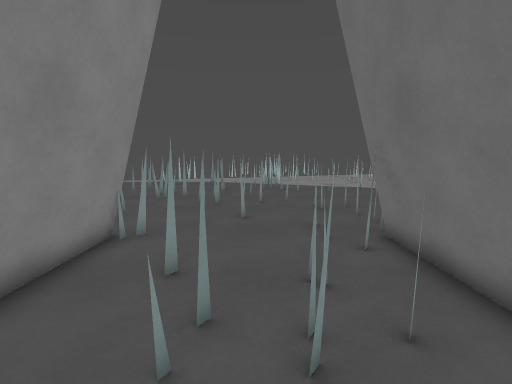
View 1 (above)

24 first-person views from a walk through a level from a Godot 3-D game. The camera is 1.4 m above the floor, tilts 8° down and sees 90° across. The floor is counted in squares, 0.61 m on a side. Each view is taken from the middle of a square. On the plan, view 1 faces up. The plan holds only what a view shows up to about 17 squares ahead; the rest is blank. The place goes on beyond the plan.

View 2
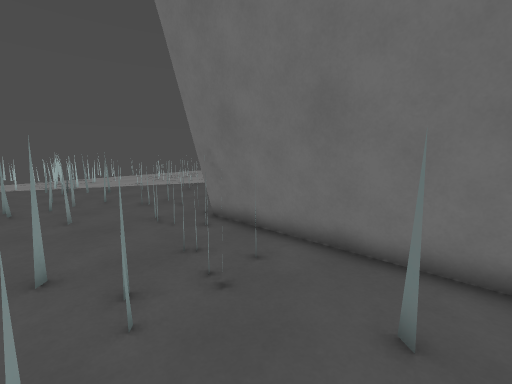

View 3
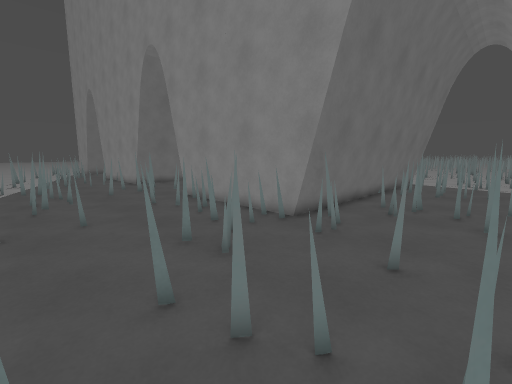

View 4
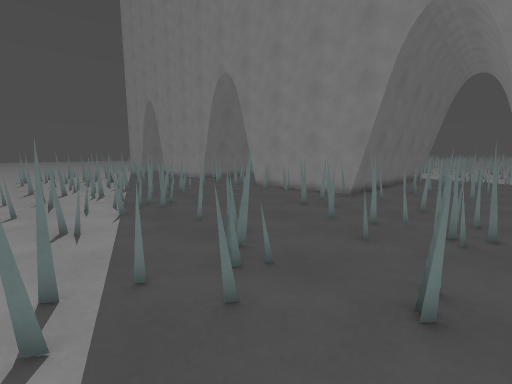

View 5
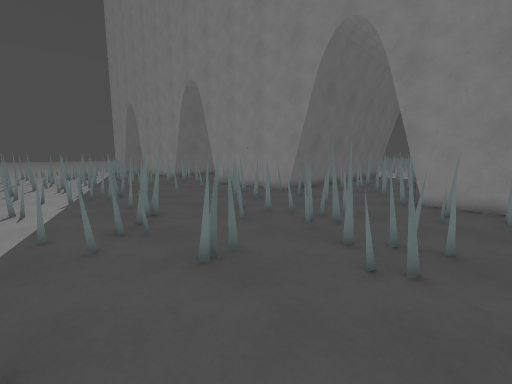

View 6
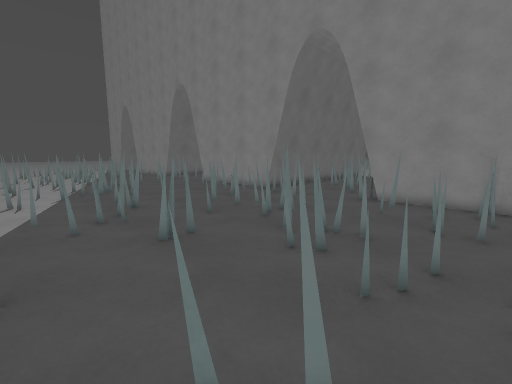

View 7
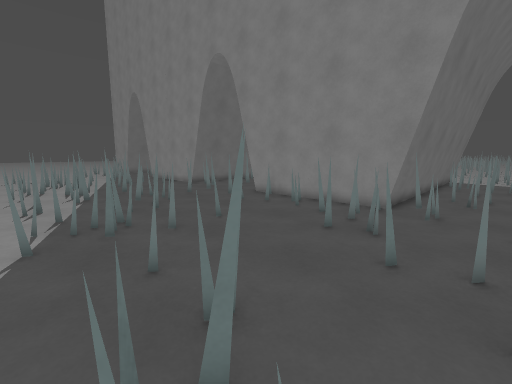

View 8
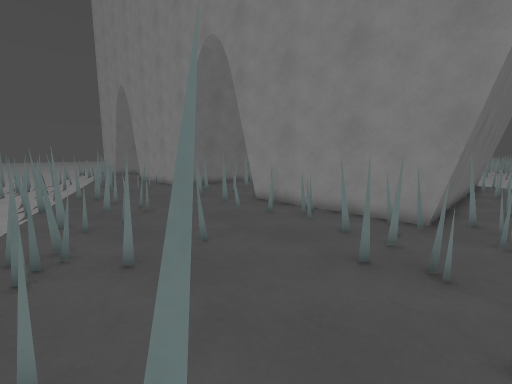

View 9
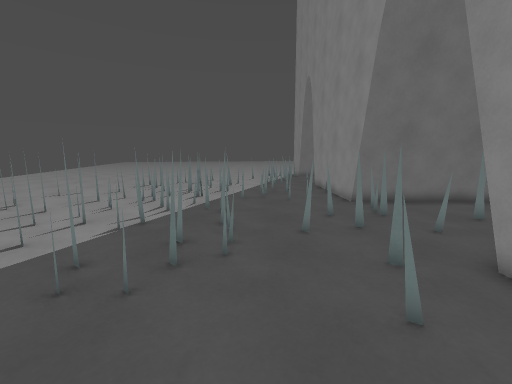

View 10
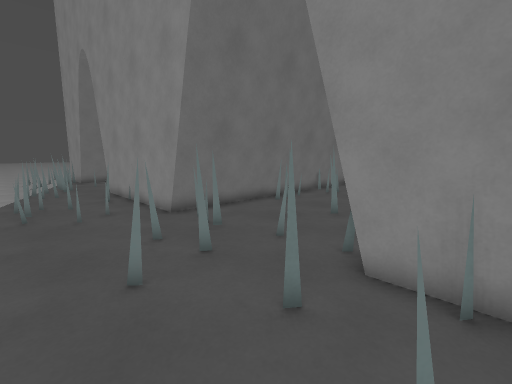

View 11
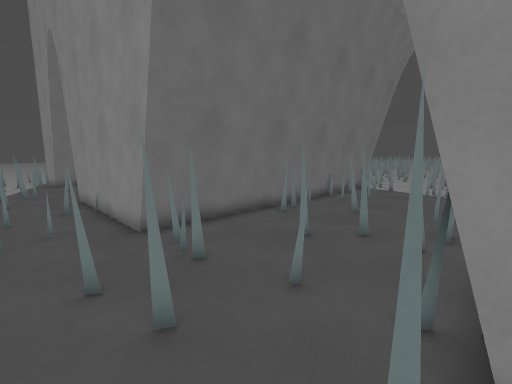

View 12
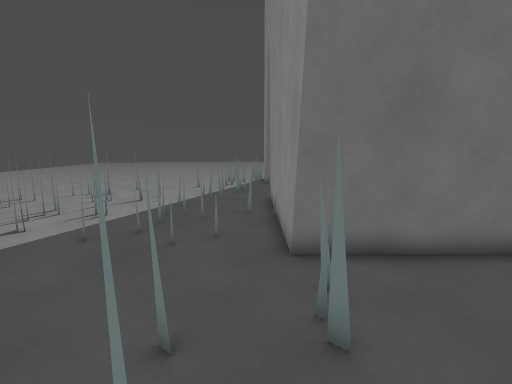

View 13
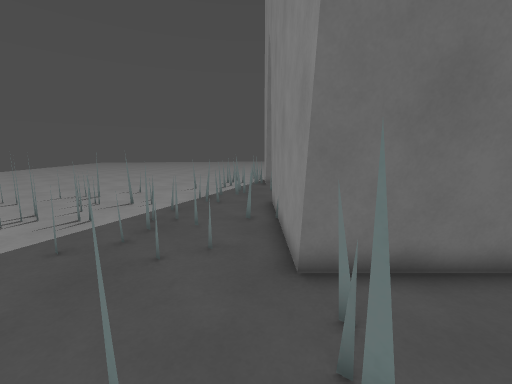

View 14
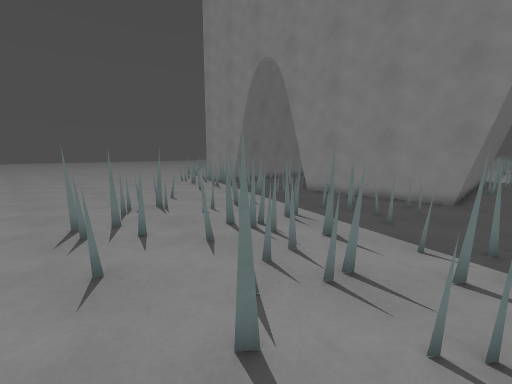

View 15
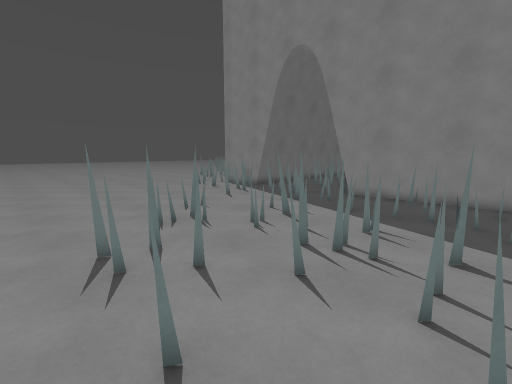

View 16
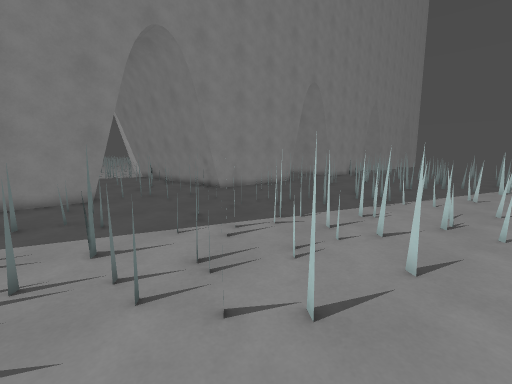

View 17
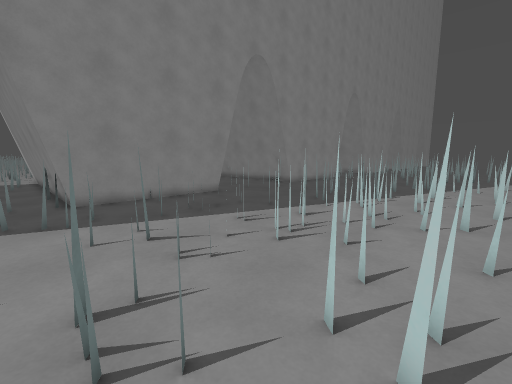

View 18
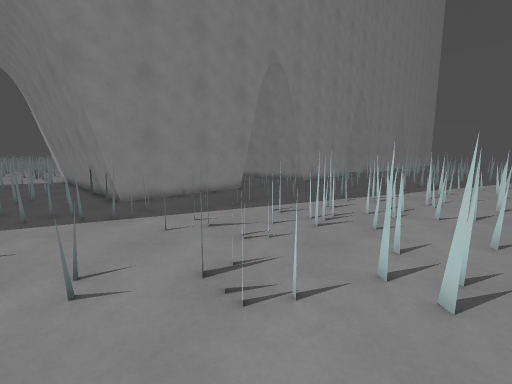

View 19
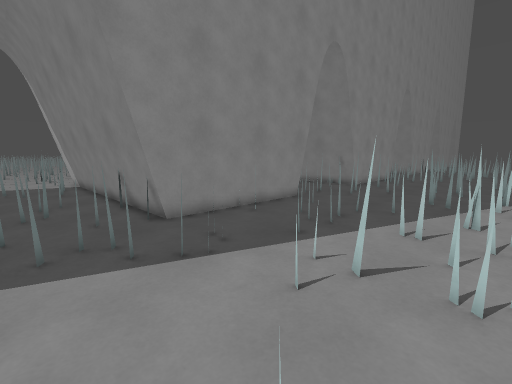

View 20
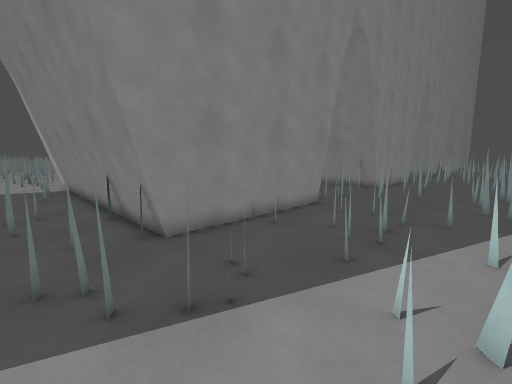

View 21
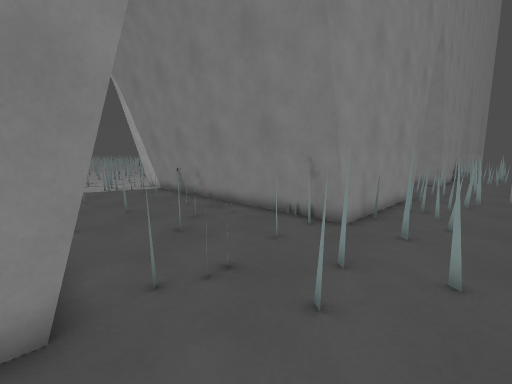

View 22
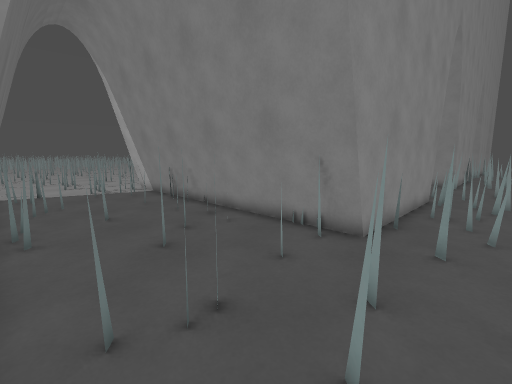

View 23
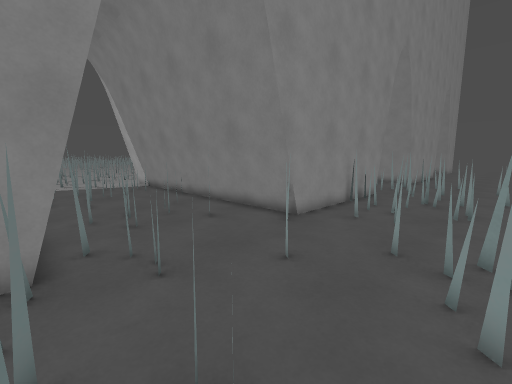

View 24
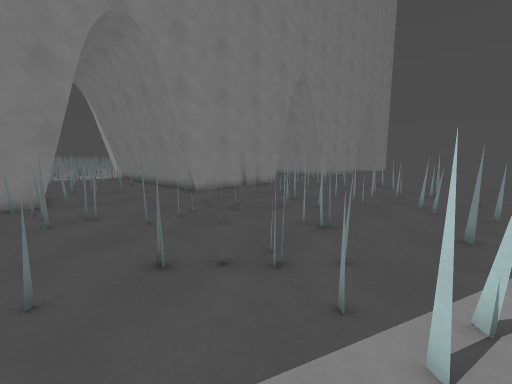

### Floor plan
Key: @ floor where view 1 was taken; # wall or solid block; x gap in a wall; . floor; = window, fence, low wall or low ledge; T thing the floor can be seen under or through.
Columns run from 9 left of view 1 to 32 right of it. Each row starts with its distance up from view 1.
 22 =.........##...... #...=..................
 21 .....#................#.........=...#.....
 20 ..#......#.#...=..=.#...##...#......x.....
 19 .#...............#....=.=#==..T...#...#...
 18 .......#..=.......=.#.#..##=...T.......=..
 17 #.=.........#.#..##............T. T...#...
 16 #=..=............ =..#..=..#....TT=.=...=.
 15 .....#...=......#...=.......=..#..=.=...=.
 14 ....#..=...#........=###...#.....#..##....
 13 .......#..#......#... ==..#...#.....==....
 12 ..=....x.....#.................=.=.=......
 11 ............#...................#=.=..#...
 10 =.=.=....=...#=#...#....#....==.=.....##..
  9 #=#x#...#....=##=##..#....#...=........#..
  8 ##.........=.####=##......................
  7 #######....=###   #####...#.###########=.=
  6      ##.....##       ##.=...##       ###..
  5      ##...=.#         #.....#         #...
  4      ##...=.#         #..#..#         #.#.
  3      ##...#.#         #.#...#         #...
  2      ##.=...#         #.....#         #.=.
  1      ##=....#         #.....#         #...
  0      ##..@#.#         #..=..#         #...
 -1      ##.....#         #.....#         #.=.
 -2      ##...#=#         #.....#         #...
 -3      ##.==###         ##...=#         #.#.
 -4      ##### #          #...=.#         #..#

Where each view was taken, in squares from view 1:
view 1: 0 up, 0 right, facing up
view 2: 1 down, 2 left, facing up-right
view 3: 15 up, 2 left, facing down-right
view 4: 22 up, 3 left, facing down-right
view 5: 21 up, 7 left, facing down-right
view 6: 21 up, 9 left, facing down-right
view 7: 19 up, 0 right, facing down-right
view 8: 17 up, 2 right, facing down-right
view 9: 12 up, 7 right, facing right
view 10: 12 up, 10 right, facing down-right
view 11: 10 up, 12 right, facing down-right
view 12: 8 up, 14 right, facing right
view 13: 8 up, 15 right, facing right
view 14: 22 up, 18 right, facing down-right
view 15: 22 up, 21 right, facing down-right
view 16: 22 up, 23 right, facing down-left
view 17: 21 up, 30 right, facing down-left
view 18: 21 up, 32 right, facing down-left
view 19: 16 up, 32 right, facing down-left
view 20: 14 up, 31 right, facing down-left
view 21: 11 up, 20 right, facing down-left
view 22: 10 up, 19 right, facing down-left
view 23: 13 up, 4 right, facing down-left
view 24: 22 up, 5 right, facing down-left
